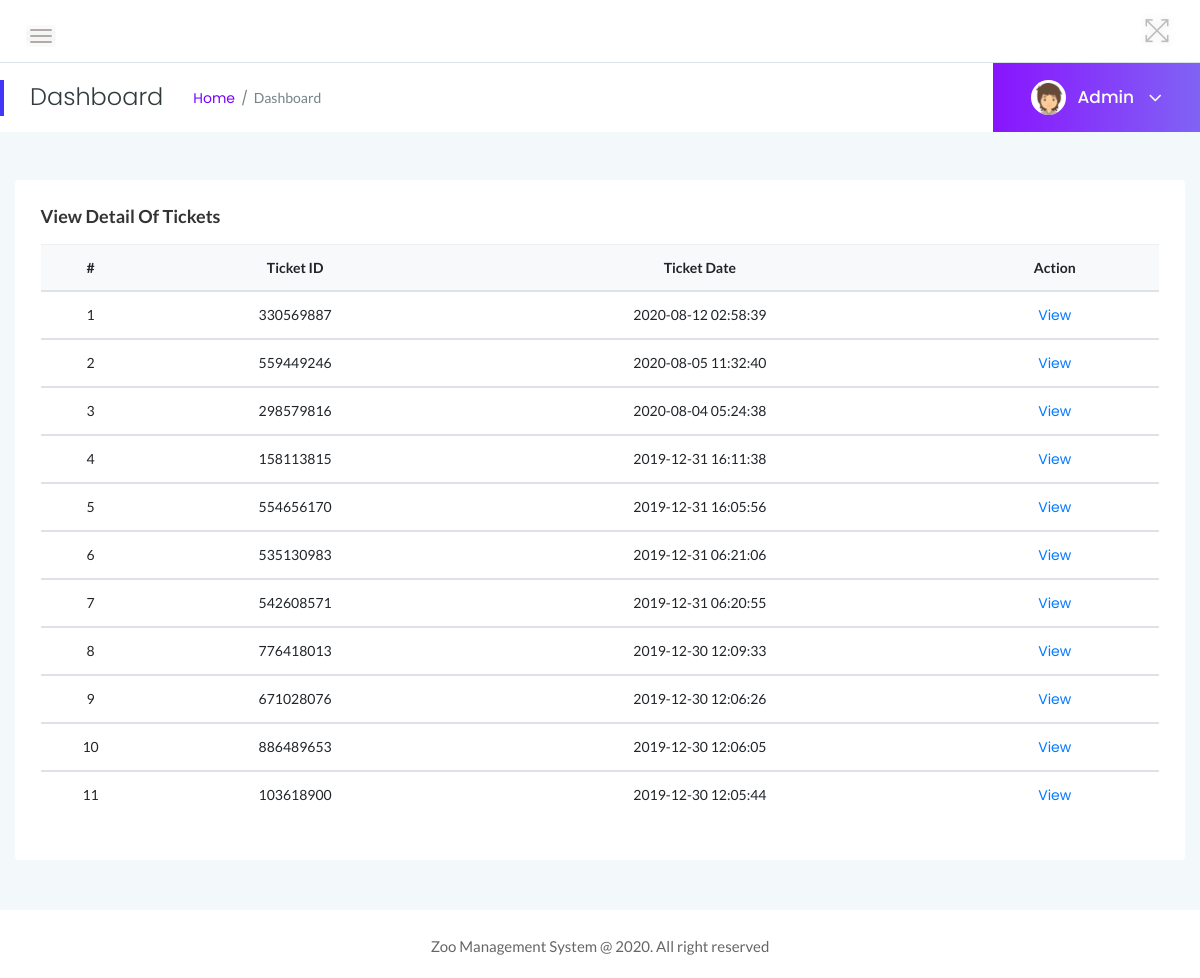
Page /zms/admin/manage-foreigners-ticket.php (signed in) on the committed database.
### tables this page shows
CREATE TABLE `tblticforeigner` (
  `ID` int(10) NOT NULL,
  `TicketID` varchar(200) DEFAULT NULL,
  `NoAdult` int(10) DEFAULT NULL,
  `NoChildren` int(10) DEFAULT NULL,
  `AdultUnitprice` varchar(50) DEFAULT NULL,
  `ChildUnitprice` varchar(50) DEFAULT NULL,
  `PostingDate` timestamp NULL DEFAULT current_timestamp()
);

### zms/admin/manage-foreigners-ticket.php (the view, shortened to what this page needs)
<?php
include('includes/dbconnection.php');
if (strlen($_SESSION['zmsaid']==0)) {
  header('location:logout.php');
  } else{
?>
<!doctype html>
<html class="no-js" lang="en">
<head>
    <link rel="stylesheet" href="assets/css/bootstrap.min.css">
    <link rel="stylesheet" href="assets/css/font-awesome.min.css">
    <link rel="stylesheet" href="assets/css/themify-icons.css">
    <link rel="stylesheet" href="assets/css/metisMenu.css">
    <link rel="stylesheet" href="assets/css/owl.carousel.min.css">
    <link rel="stylesheet" href="assets/css/slicknav.min.css">
    <link rel="stylesheet" href="https://www.amcharts.com/lib/3/plugins/export/export.css" type="text/css" media="all" />
    <link rel="stylesheet" type="text/css" href="https://cdn.datatables.net/1.10.19/css/jquery.dataTables.css">
    <link rel="stylesheet" type="text/css" href="https://cdn.datatables.net/1.10.18/css/dataTables.bootstrap4.min.css">
    <link rel="stylesheet" type="text/css" href="https://cdn.datatables.net/responsive/2.2.3/css/responsive.bootstrap.min.css">
    <link rel="stylesheet" type="text/css" href="https://cdn.datatables.net/responsive/2.2.3/css/responsive.jqueryui.min.css">
    <link rel="stylesheet" href="assets/css/typography.css">
    <link rel="stylesheet" href="assets/css/default-css.css">
    <link rel="stylesheet" href="assets/css/styles.css">
    <link rel="stylesheet" href="assets/css/responsive.css">
</head>
<body>
    <div class="page-container">
        <div class="main-content">
          <?php include_once('includes/header.php');?>
            <?php include_once('includes/pagetitle.php');?>
            <div class="main-content-inner">
                <div class="row">
                    <div class="col-12 mt-5">
                        <div class="card">
                            <div class="card-body">
                                <h4 class="header-title">View Detail of Tickets</h4>
                                <div class="data-tables">
                                    <table  class="table text-center">
                                        <thead class="bg-light text-capitalize">
                                            <tr>
                                                <th>#</th>
                                                <th>Ticket ID</th>
                                                <th>Ticket Date</th>
                                                <th>Action</th>
                                            </tr>
                                        </thead>
                                        <?php
$ret=mysqli_query($con,"select * from tblticforeigner order by ID desc");
$cnt=1;
while ($row=mysqli_fetch_array($ret)) {
?>
                                        <tbody>
          <tr>
            <td width="100"><?php echo $cnt;?></td>
                  <td><?php  echo $row['TicketID'];?></td>
                  <td ><?php  echo $row['PostingDate'];?></td>
                  <td><a href="view-foreigner-ticket.php?viewid=<?php echo $row['ID'];?>">View</a>
                </tr>
                <?php
$cnt=$cnt+1;
}?>
 </tbody>
                                    </table>
                                </div>
                            </div>
                        </div>
                    </div>
                </div>
            </div>
        </div>
        <?php include_once('includes/footer.php');?>
    </div>
</body>
</html>
<?php }  ?>

### zms/admin/includes/pagetitle.php (shortened to what this page needs)
<?php
include('includes/dbconnection.php');
?>
<div class="page-title-area">
                <div class="row align-items-center">
                    <div class="col-sm-6">
                        <div class="breadcrumbs-area clearfix">
                            <h4 class="page-title pull-left">Dashboard</h4>
                            <ul class="breadcrumbs pull-left">
                                <li><a href="dashboard.php">Home</a></li>
                                <li><span>Dashboard</span></li>
                            </ul>
                        </div>
                    </div>
                    <div class="col-sm-6 clearfix">
                        <div class="user-profile pull-right">
                            <img class="avatar user-thumb" src="assets/images/author/avatar.png" alt="avatar">
                            <?php
$adid=$_SESSION['zmsaid'];
$ret=mysqli_query($con,"select AdminName from tbladmin where ID='$adid'");
$row=mysqli_fetch_array($ret);
$name=$row['AdminName'];
?>
                            <h4 class="user-name dropdown-toggle" data-toggle="dropdown"><?php echo $name; ?> <i class="fa fa-angle-down"></i></h4>
                        </div>
                    </div>
                </div>
            </div>

### zms/admin/assets/css/typography.css (style rules this page uses)
body { font-size: 14px; font-family: 'Lato', sans-serif; }
h1, h2, h3, h4, h5, h6 { margin: 0; font-family: 'Poppins', sans-serif; }
a, a:visited { text-decoration: none; transition: all 0.3s ease-in-out; -webkit-transition: all 0.3s ease-in-out; -moz-transition: all 0.3s ease-in-out; -o-transition: all 0.3s ease-in-out; outline: 0; font-family: 'Poppins', sans-serif; }
ul, ol { margin-bottom: 0px; margin-top: 0px; padding: 0; }
ul { margin: 0; list-style-type: none; }

### zms/admin/assets/css/default-css.css (style rules this page uses)
* { margin: 0; padding: 0; box-sizing: border-box; }
*, *:before, *:after { -moz-box-sizing: border-box; -webkit-box-sizing: border-box; box-sizing: border-box; }
html { -webkit-font-smoothing: antialiased; }
body { background: #fff; font-weight: normal; -webkit-font-smoothing: antialiased; -webkit-text-size-adjust: 100%; }
img { max-width: 100%; height: auto; }
:root { --primary-color: #4336FB; }

### zms/admin/assets/css/styles.css (style rules this page uses)
.page-container { width: 100%; height: 100%; min-height: 100vh; padding-left: 280px; -webkit-transition: padding-left 0.3s ease 0s; transition: padding-left 0.3s ease 0s; }
.card { border: none; border-radius: 4px; background-color: #fff; -webkit-transition: all 0.3s ease 0s; transition: all 0.3s ease 0s; }
.card-body { padding: 25.6px; padding: 1.6rem; }
.main-content { width: 100%; background: #F3F8FB; }
.main-content-inner { padding: 0 30px 50px; }
.page-title-area { padding: 0 30px; background: #fff; position: relative; }
.page-title-area:before { content: ''; position: absolute; left: 0; top: 50%; width: 4px; height: 36px; background: var(--primary-color); -webkit-transform: translateY(-50%); transform: translateY(-50%); }
.page-title { font-size: 24px; font-weight: 300; color: #313b3d; letter-spacing: 0; margin-right: 30px; }
ul.breadcrumbs { margin-top: 4px; }
.breadcrumbs li { display: inline-block; }
.breadcrumbs li a, .breadcrumbs li span { display: block; font-size: 14px; font-weight: 400; color: #7801ff; letter-spacing: 0; margin-right: 16px; position: relative; }
.breadcrumbs li a:before { content: '/'; color: #768387; position: absolute; right: -13px; top: 0; }
.breadcrumbs li span { margin-right: 0; color: #768387; text-transform: capitalize; }
.user-profile { margin-right: -30px; display: -webkit-box; display: -ms-flexbox; display: flex; -webkit-box-align: center; -ms-flex-align: center; align-items: center; -ms-flex-wrap: wrap; flex-wrap: wrap; background: -webkit-linear-gradient(left, #8914fe 0%, #8063f5 100%); background: linear-gradient(to right, #8914fe 0%, #8063f5 100%); padding: 17px 38px; position: relative; }
.user-profile img.avatar { height: 35px; width: 35px; border-radius: 50%; margin-right: 12px; }
.user-name { font-size: 17px; font-weight: 500; color: #fff; letter-spacing: 0; cursor: pointer; -webkit-user-select: none; -moz-user-select: none; -ms-user-select: none; user-select: none; }
.user-name i { margin-left: 10px; font-size: 21px; vertical-align: middle; position: relative; }
.notification-area .dropdown-toggle, .user-name.dropdown-toggle { position: relative; }
.notification-area .dropdown-toggle:after, .user-name.dropdown-toggle:after { display: none; }
.header-title { font-family: 'Lato', sans-serif; font-size: 18px; font-weight: 600; letter-spacing: 0; color: #333; text-transform: capitalize; margin-bottom: 17px; }
table tr th { border-bottom: none; }
table tr th, table tr td { border-top: 1px solid rgba(120, 130, 140, 0.13) !important; }

### zms/admin/assets/css/responsive.css (style rules this page uses)
@media (min-width: 1200px) and (max-width: 1364px) { .main-content-inner { padding: 0 15px 50px; } }
@media (min-width: 1200px) and (max-width: 1364px) { .page-container, .sbar_collapsed.page-container { padding-left: 0; } }

### rows in the picture
tblticforeigner: TicketID "330569887", PostingDate "2020-08-12 02:58:39"
tblticforeigner: TicketID "559449246", PostingDate "2020-08-05 11:32:40"
tblticforeigner: TicketID "298579816", PostingDate "2020-08-04 05:24:38"
tblticforeigner: TicketID "158113815", PostingDate "2019-12-31 16:11:38"
tblticforeigner: TicketID "554656170", PostingDate "2019-12-31 16:05:56"
tblticforeigner: TicketID "535130983", PostingDate "2019-12-31 06:21:06"
tblticforeigner: TicketID "542608571", PostingDate "2019-12-31 06:20:55"
tblticforeigner: TicketID "776418013", PostingDate "2019-12-30 12:09:33"
tblticforeigner: TicketID "671028076", PostingDate "2019-12-30 12:06:26"
tblticforeigner: TicketID "886489653", PostingDate "2019-12-30 12:06:05"
tblticforeigner: TicketID "103618900", PostingDate "2019-12-30 12:05:44"

### other values in the picture
$name "Admin"
